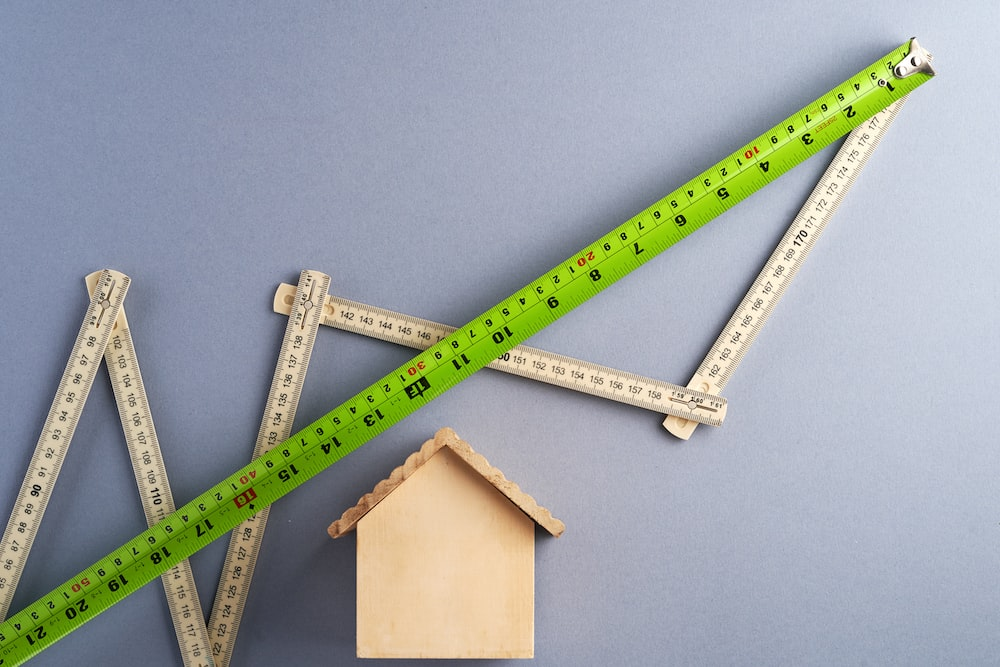
#> input picture back_interface.jpg, 1000 x 667 px
$ python -i detect.py   (imports and definitions only)
#> lines starting #> are read from the running program, lines starting #| are printed output that depends on the picture; after the words box and inside, x2 and y2 are one past the last pixel; in counts of white or black regions, pixels touching at a corner belong together
#> further down, picture is the input picture: shape (667, 1000, 3); mean B, G, R 163.9, 164.1, 158.2
# Add OPEN-CV library to use images and camera features
import cv2

# Creating the class module that will be used in main file
class HomoBgDtector():
    def __init__(self):
        pass

    '''
    # Function used for detecting objects
    # Uses open-cv capabilities to detect images
    '''
    def detect_objects(self, frame):


        # Convert Image to grayscale
        gray = cv2.cvtColor(frame, cv2.COLOR_BGR2GRAY)
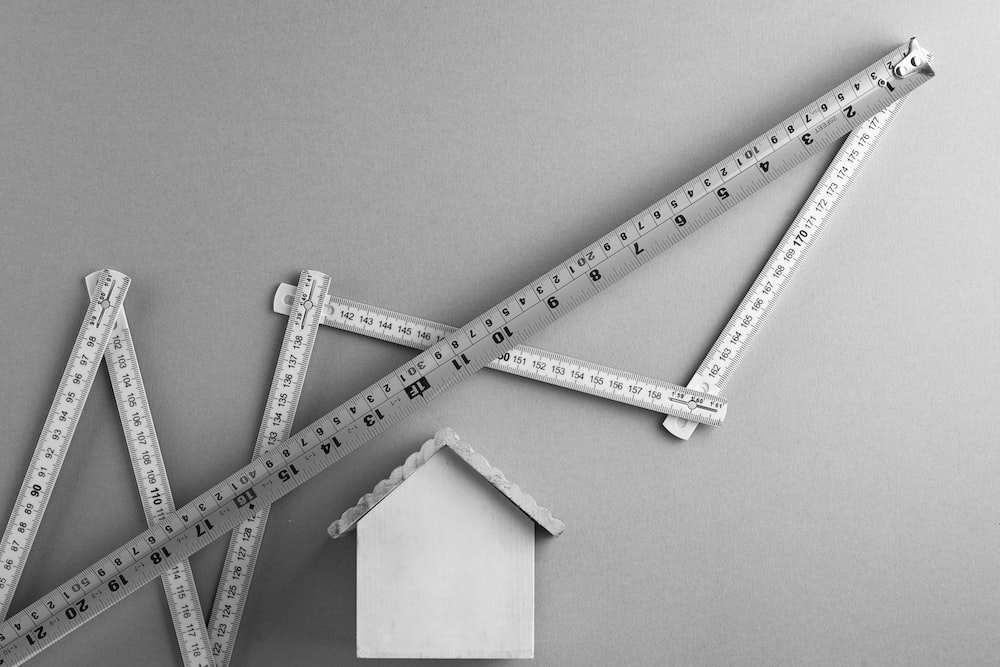
#> gray: shape (667, 1000); min 0, max 255, mean 162.3

        """
        The code creates a mask by converting the image to grayscale.
        Adaptive thresholding is then applied to the grayscale image.
        This means that a threshold value is calculated based on the average brightness of the surrounding pixels.
        The resulting image is binary, meaning that each pixel is either black or white. In this case,
        the binary image is inverted, so white represents the areas of interest in the image.
        """
        mask = cv2.adaptiveThreshold(gray, 255, cv2.ADAPTIVE_THRESH_MEAN_C, cv2.THRESH_BINARY_INV, 19, 5)
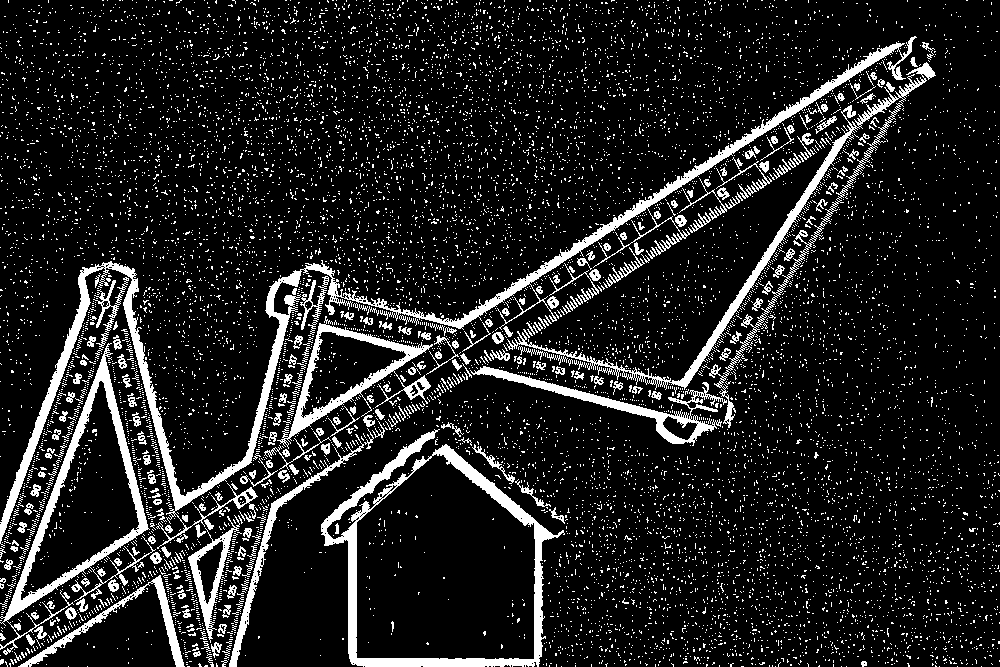
#> mask: shape (667, 1000); 12.3% white; 10650 white regions (10406 under 20 px)


        """
        This code finds the boundaries of connected regions in the binary image (mask) using a process called contour detection.
        It only considers the outer boundaries (external contours) and approximates them with a simplified representation.
        """
        contours, _ = cv2.findContours(mask, cv2.RETR_EXTERNAL, cv2.CHAIN_APPROX_SIMPLE)
#> contours = 10497 contours, 10320 with area under 20; largest, box (x1, y1, x2, y2) and area: (321, 429, 565, 667) 36706, (0, 343, 156, 655) 14978, (0, 36, 917, 549) 11846, (277, 316, 433, 449) 6829, (506, 62, 936, 428) 4744


        # Uncomment the line below to display the mask
        objects_contours = []

        # Iterate over the detected contours
        for cnt in contours:
            # Calculate the area of the contour
            area = cv2.contourArea(cnt)
            if area > 2000:
                # Uncomment the line below to approximate the contour shape
                #cnt = cv2.approxPolyDP(cnt, 0.03 * cv2.arcLength(cnt, True), True)
                objects_contours.append(cnt)
#> this loop made 10497 passes
#> area on pass 3337: 36705.5
#> after the loop, objects_contours = 6 contours; box (x1, y1, x2, y2) and area: (321, 429, 565, 667) 36706, (0, 343, 156, 655) 14978, (0, 36, 917, 549) 11846, (277, 316, 433, 449) 6829, (506, 62, 936, 428) 4744, (470, 366, 727, 446) 2732

        # Return the list of contours representing the detected objects
        return objects_contours

>>> import cv2
>>> picture = cv2.imread('back_interface.jpg')
>>> result = HomoBgDtector().detect_objects(picture)
#> result has the same summary as objects_contours in detect_objects
